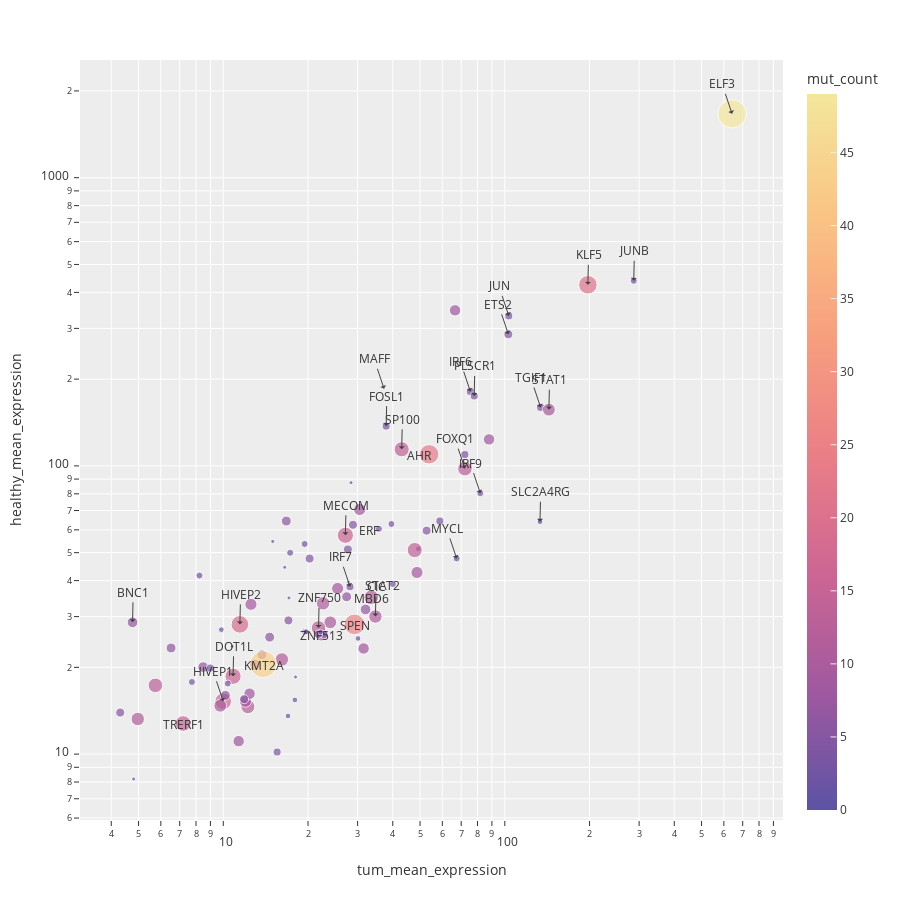

The cell this chart's notebook holds for it:
### Code cell
# sel_tfs = sel_tfs[~sel_tfs.index.isin(["ELF3", "JUNB"])]
dmy_df = sel_tfs.copy(deep=True)
dmy_df['tum_mean_expression'] = sel_tfs['tum_mean_expression'] +1
dmy_df['healthy_mean_expression'] = sel_tfs['healthy_mean_expression'] +1

fig = px.scatter(
    dmy_df.reset_index(),
    x="tum_mean_expression",
    y="healthy_mean_expression",
    # error_x="tum_std_expression",
    # error_y="healthy_std_expression",
    # text="gene",
    color="mut_count",
    size="mut_count",
    hover_data="gene",
    color_continuous_scale=px.colors.sequential.Sunset_r,
    height=700,
    log_x=True,
    log_y=True,

)
# Get the top 10 genes with highest healthy median expression
top_genes_h = dmy_df.nlargest(10, "healthy_median_expression").index.tolist()
top_genes_t = dmy_df.nlargest(10, "tum_median_expression").index.tolist()
top_genes_m = dmy_df.nlargest(10, "mut_count").index.tolist()

top_genes = list(set(top_genes_h + top_genes_t + top_genes_m))
top_genes.extend(["FOSL1", "FOXQ1", "ERF", "MYCL", "STAT2", "IRF7", "CIC", "MBD6", "ZNF750", "ZNF513", "BNC1"])
chg_genes = ["KMT2A", "SPEN", "MEDCOM", "ERF", "AHR", "STAT2", "MBD6", "ZNF513", "TRERF1"]
# Add text annotation for the top 10 genes
for idx, gene in enumerate(top_genes):
    x = dmy_df.loc[dmy_df.index == gene, "tum_mean_expression"].values[0]
    y = dmy_df.loc[dmy_df.index == gene, "healthy_mean_expression"].values[0]
    ay = -30
    if idx % 2:
        ax = 5
    else:
        ax = -5

    if gene in chg_genes:
        ax = -ax
        ay = -ay

    if True:
        x, y, ax, ay = np.log10(x), np.log10(y), np.log10(ax), np.log10(ay)

    fig.add_annotation(x=x, y=y, text=gene, showarrow=True, arrowhead=1, ax=ax, ay=ay)

fig.update_layout(height=900)

### Figure 1 — Plotly figure (JSON) as saved in the notebook; plotly's stock layout.template omitted (floating-point values rounded to 4 significant figures)
{"data": [{"customdata": [["TMF1"], ["TGIF1"], ["TRERF1"], ["ZBTB10"], ["NFATC4"], ["DBP"], ["HES2"], ["SP100"], ["SPEN"], ["MAFG"], ["EGR1"], ["ZNF513"], ["ZNF609"], ["ETS2"], ["ZSCAN16"], ["ATF3"], ["ATMIN"], ["AHR"], ["LCOR"], ["ZBTB21"], ["FOSL2"], ["ZNF552"], ["MAFK"], ["CASZ1"], ["ANKZF1"], ["BNC1"], ["TCF20"], ["SP1"], ["BCL6"], ["MYCL"], ["ETV7"], ["KLF4"], ["SP110"], ["FOXQ1"], ["ZNF335"], ["SAFB2"], ["SKI"], ["POGK"], ["MSX2"], ["MAFF"], ["FOSL1"], ["RUNX1"], ["OVOL1"], ["HIVEP1"], ["NFAT5"], ["KLF5"], ["ZNF750"], ["PHF1"], ["EBF4"], ["NR4A2"], ["STAT1"], ["MBD6"], ["JRK"], ["KLF6"], ["DOT1L"], ["IRF9"], ["FOXJ3"], ["ETS1"], ["ZBTB4"], ["ZNF846"], ["BHLHE41"], ["MECOM"], ["SATB1"], ["ZNF524"], ["IRF7"], ["ETV3"], ["HIVEP2"], ["ERF"], ["IRF6"], ["ZBTB7C"], ["TEAD1"], ["ZNF276"], ["PLSCR1"], ["MSANTD3"], ["STAT2"], ["ARID5B"], ["SLC2A4RG"], ["ELK4"], ["KLF16"], ["ELF3"], ["HOXB6"], ["CIC"], ["ZNF586"], ["KMT2A"], ["SRF"], ["ELF4"], ["ZNF211"], ["ZXDB"], ["MBD1"], ["FBXL19"], ["REL"], ["GRHL3"], ["JUN"], ["REPIN1"], ["JUNB"], ["TP63"], ["ZNF224"], ["NFIL3"]], "hovertemplate": "tum_mean_expression=%{x}<br>healthy_mean_expression=%{y}<br>mut_count=%{marker.color}<br>gene=%{customdata[0]}<extra></extra>", "legendgroup": "", "marker": {"color": [9, 4, 15, 1, 7, 2, 1, 14, 26, 1, 8, 11, 7, 5, 0, 0, 10, 23, 3, 11, 4, 3, 1, 8, 8, 7, 11, 9, 3, 3, 2, 3, 3, 13, 12, 5, 1, 8, 1, 0, 4, 11, 0, 17, 13, 21, 13, 9, 0, 4, 10, 13, 3, 8, 16, 3, 5, 5, 5, 6, 5, 16, 6, 2, 4, 1, 19, 3, 4, 4, 2, 9, 4, 2, 3, 8, 2, 6, 1, 49, 6, 11, 3, 44, 4, 6, 5, 5, 9, 4, 6, 4, 4, 2, 3, 14, 10, 2], "coloraxis": "coloraxis", "size": [9, 4, 15, 1, 7, 2, 1, 14, 26, 1, 8, 11, 7, 5, 0, 0, 10, 23, 3, 11, 4, 3, 1, 8, 8, 7, 11, 9, 3, 3, 2, 3, 3, 13, 12, 5, 1, 8, 1, 0, 4, 11, 0, 17, 13, 21, 13, 9, 0, 4, 10, 13, 3, 8, 16, 3, 5, 5, 5, 6, 5, 16, 6, 2, 4, 1, 19, 3, 4, 4, 2, 9, 4, 2, 3, 8, 2, 6, 1, 49, 6, 11, 3, 44, 4, 6, 5, 5, 9, 4, 6, 4, 4, 2, 3, 14, 10, 2], "sizemode": "area", "sizeref": 0.1225, "symbol": "circle"}, "mode": "markers", "name": "", "orientation": "v", "showlegend": false, "type": "scatter", "x": [12.54, 134.0, 7.199, 4.804, 32.03, 17.96, 16.53, 43.03, 29.23, 10.75, 87.92, 22.28, 8.481, 102.9, 10.75, 63.6, 23.99, 53.87, 7.736, 4.967, 72.14, 17.28, 28.42, 11.34, 12.96, 4.76, 16.15, 25.48, 39.56, 67.44, 16.98, 8.227, 19.53, 72.17, 12.23, 52.77, 18.06, 31.5, 27.88, 37.25, 37.89, 22.61, 29.74, 9.992, 5.739, 197.3, 21.79, 48.76, 12.83, 8.997, 143.4, 33.53, 19.45, 66.57, 10.83, 81.84, 17.04, 27.71, 20.26, 13.72, 28.89, 27.15, 14.61, 30.1, 28.2, 14.99, 11.45, 35.71, 75.47, 15.53, 9.839, 11.99, 77.86, 19.7, 40.03, 12.4, 133.3, 10.17, 17.11, 641.6, 16.74, 34.7, 10.37, 13.87, 22.8, 27.43, 11.86, 4.303, 30.52, 21.76, 6.524, 58.79, 103.3, 49.27, 287.1, 47.86, 9.755, 22.17], "xaxis": "x", "y": [33.09, 159.6, 12.77, 8.196, 31.76, 15.42, 44.49, 114.2, 28.19, 23.64, 123.6, 26.03, 20.04, 286.1, 11.94, 300.6, 28.66, 109.7, 17.8, 13.24, 109.5, 49.96, 87.47, 11.09, 20.42, 28.66, 21.3, 37.57, 62.87, 47.75, 13.56, 41.65, 26.58, 97.83, 14.61, 59.61, 18.52, 23.26, 39.44, 185.2, 137.4, 33.34, 64.55, 15.25, 17.32, 424.9, 27.39, 42.69, 12.7, 19.89, 156.7, 35.01, 53.6, 346.6, 18.62, 80.41, 29.1, 51.31, 47.69, 22.13, 62.47, 57.45, 25.46, 25.19, 38.08, 54.71, 28.19, 60.49, 181.1, 10.17, 27.02, 15.26, 174.9, 26.57, 38.91, 16.2, 64.02, 15.99, 34.82, 1666.0, 64.35, 30.02, 17.58, 20.5, 26.02, 35.16, 15.51, 13.93, 70.6, 26.05, 23.35, 64.39, 331.5, 51.57, 438.7, 51.05, 14.72, 26.53], "yaxis": "y"}], "layout": {"annotations": [{"arrowhead": 1, "ax": null, "ay": null, "showarrow": true, "text": "TGIF1", "x": 2.127, "y": 2.203}, {"arrowhead": 1, "ax": 0.699, "ay": null, "showarrow": true, "text": "KLF5", "x": 2.295, "y": 2.628}, {"arrowhead": 1, "ax": null, "ay": null, "showarrow": true, "text": "HIVEP1", "x": 0.9997, "y": 1.183}, {"arrowhead": 1, "ax": 0.699, "ay": null, "showarrow": true, "text": "STAT1", "x": 2.157, "y": 2.195}, {"arrowhead": 1, "ax": null, "ay": null, "showarrow": true, "text": "IRF6", "x": 1.878, "y": 2.258}, {"arrowhead": 1, "ax": 0.699, "ay": null, "showarrow": true, "text": "PLSCR1", "x": 1.891, "y": 2.243}, {"arrowhead": 1, "ax": null, "ay": null, "showarrow": true, "text": "IRF9", "x": 1.913, "y": 1.905}, {"arrowhead": 1, "ax": 0.699, "ay": null, "showarrow": true, "text": "MECOM", "x": 1.434, "y": 1.759}, {"arrowhead": 1, "ax": 0.699, "ay": 1.477, "showarrow": true, "text": "TRERF1", "x": 0.8573, "y": 1.106}, {"arrowhead": 1, "ax": 0.699, "ay": null, "showarrow": true, "text": "JUNB", "x": 2.458, "y": 2.642}, {"arrowhead": 1, "ax": null, "ay": null, "showarrow": true, "text": "MAFF", "x": 1.571, "y": 2.268}, {"arrowhead": 1, "ax": 0.699, "ay": null, "showarrow": true, "text": "DOT1L", "x": 1.035, "y": 1.27}, {"arrowhead": 1, "ax": null, "ay": null, "showarrow": true, "text": "ETS2", "x": 2.013, "y": 2.457}, {"arrowhead": 1, "ax": null, "ay": 1.477, "showarrow": true, "text": "AHR", "x": 1.731, "y": 2.04}, {"arrowhead": 1, "ax": 0.699, "ay": 1.477, "showarrow": true, "text": "KMT2A", "x": 1.142, "y": 1.312}, {"arrowhead": 1, "ax": 0.699, "ay": null, "showarrow": true, "text": "SP100", "x": 1.634, "y": 2.058}, {"arrowhead": 1, "ax": null, "ay": null, "showarrow": true, "text": "ELF3", "x": 2.807, "y": 3.222}, {"arrowhead": 1, "ax": 0.699, "ay": null, "showarrow": true, "text": "HIVEP2", "x": 1.059, "y": 1.45}, {"arrowhead": 1, "ax": 0.699, "ay": 1.477, "showarrow": true, "text": "SPEN", "x": 1.466, "y": 1.45}, {"arrowhead": 1, "ax": 0.699, "ay": null, "showarrow": true, "text": "SLC2A4RG", "x": 2.125, "y": 1.806}, {"arrowhead": 1, "ax": null, "ay": null, "showarrow": true, "text": "JUN", "x": 2.014, "y": 2.521}, {"arrowhead": 1, "ax": 0.699, "ay": null, "showarrow": true, "text": "FOSL1", "x": 1.579, "y": 2.138}, {"arrowhead": 1, "ax": null, "ay": null, "showarrow": true, "text": "FOXQ1", "x": 1.858, "y": 1.99}, {"arrowhead": 1, "ax": null, "ay": 1.477, "showarrow": true, "text": "ERF", "x": 1.553, "y": 1.782}, {"arrowhead": 1, "ax": null, "ay": null, "showarrow": true, "text": "MYCL", "x": 1.829, "y": 1.679}, {"arrowhead": 1, "ax": null, "ay": 1.477, "showarrow": true, "text": "STAT2", "x": 1.602, "y": 1.59}, {"arrowhead": 1, "ax": null, "ay": null, "showarrow": true, "text": "IRF7", "x": 1.45, "y": 1.581}, {"arrowhead": 1, "ax": 0.699, "ay": null, "showarrow": true, "text": "CIC", "x": 1.54, "y": 1.477}, {"arrowhead": 1, "ax": 0.699, "ay": 1.477, "showarrow": true, "text": "MBD6", "x": 1.525, "y": 1.544}, {"arrowhead": 1, "ax": 0.699, "ay": null, "showarrow": true, "text": "ZNF750", "x": 1.338, "y": 1.438}, {"arrowhead": 1, "ax": 0.699, "ay": 1.477, "showarrow": true, "text": "ZNF513", "x": 1.348, "y": 1.415}, {"arrowhead": 1, "ax": 0.699, "ay": null, "showarrow": true, "text": "BNC1", "x": 0.6776, "y": 1.457}], "coloraxis": {"colorbar": {"title": {"text": "mut_count"}}, "colorscale": [[0, "rgb(92, 83, 165)"], [0.1667, "rgb(160, 89, 160)"], [0.3333, "rgb(206, 102, 147)"], [0.5, "rgb(235, 127, 134)"], [0.6667, "rgb(248, 160, 126)"], [0.8333, "rgb(250, 196, 132)"], [1, "rgb(243, 231, 155)"]]}, "height": 900, "legend": {"itemsizing": "constant", "tracegroupgap": 0}, "margin": {"t": 60}, "xaxis": {"anchor": "y", "domain": [0, 1], "title": {"text": "tum_mean_expression"}, "type": "log"}, "yaxis": {"anchor": "x", "domain": [0, 1], "title": {"text": "healthy_mean_expression"}, "type": "log"}}}
